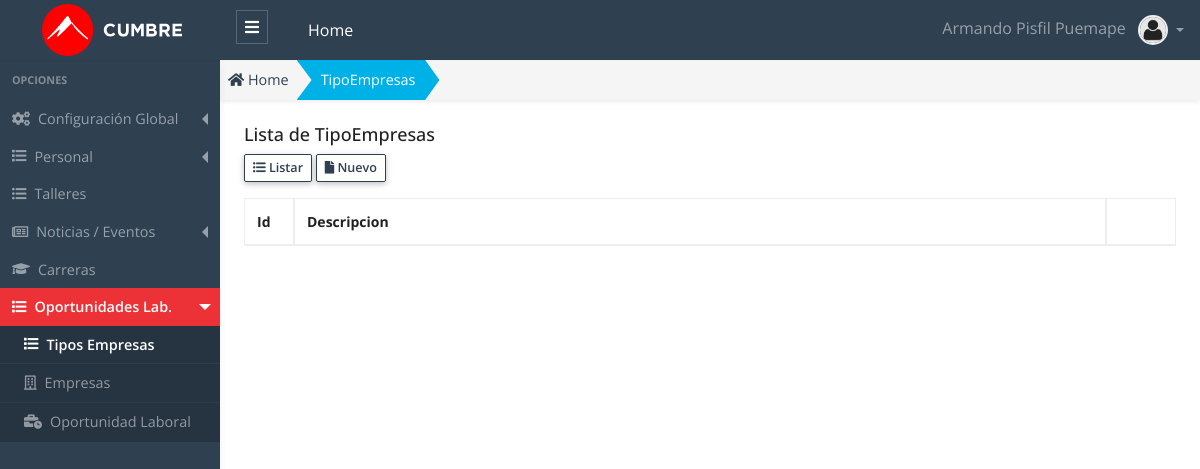
Page /public/admin/tipo-empresa/tipo-empresa.php (signed in) on the earlier database version.
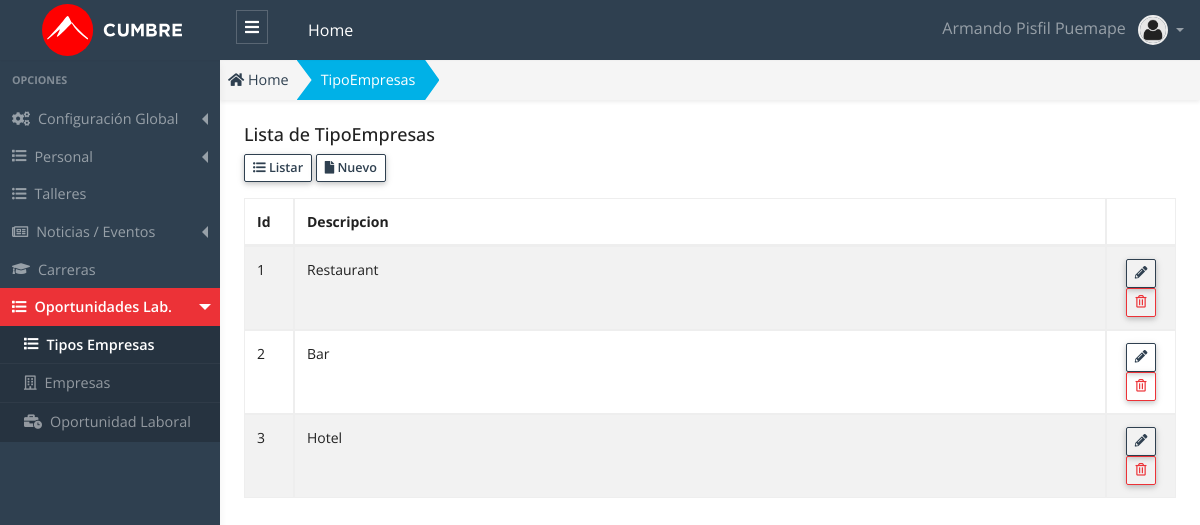
Same page on the later database version.
### tables this page shows
CREATE TABLE `tipo_empresa` (
  `tipo_empresa_id` int(10) unsigned NOT NULL AUTO_INCREMENT,
  `descripcion` varchar(255) NOT NULL,
  `glosa` varchar(255) NOT NULL DEFAULT '',
  `estado` tinyint(4) unsigned DEFAULT '1',
  `created_up` timestamp NULL DEFAULT CURRENT_TIMESTAMP ON UPDATE CURRENT_TIMESTAMP,
  PRIMARY KEY (`tipo_empresa_id`)
);

### public/app/database/Connection.php (called while the page is built, shortened)
<?php
Class Connection
{
  protected $db_host   = 'localhost';
  protected $db_user   = 'root';
  protected $db_pass   = '';
  protected $db_name   = 'escuelac_w_ne16';
  protected $db_port   = '3306';
  protected $db_driver = 'mysql';
  protected $query  = '';
  protected $conn   = null  ;
  private function openConnection()
  {
    $str_conn = $this->db_driver.":host=".$this->db_host.";port=".$this->db_port.";dbname=" .$this->db_name;
    $this->conn = new PDO($str_conn,$this->db_user,$this->db_pass);
    $this->conn->setAttribute(PDO::ATTR_ERRMODE, PDO::ERRMODE_EXCEPTION);
    $this->conn->query("SET NAMES 'utf8'");
    return $this->conn ;
  }
  protected function executeQuery()
  {
    $stm = $this->conn->prepare($this->query);
    $this->status = $stm->execute() ;
    if($this->status)
    {
      $column_count = $stm->columnCount() ;
      if ($column_count > 0)
      {
        $rows  = $stm->fetchAll(PDO::FETCH_ASSOC) ;
      }
    }
  }
}

### public/app/models/TipoEmpresa.php (called while the page is built, shortened)
<?php
class TipoEmpresa extends Connection {
  public function getAll()
  {
    try{
      $this->query = "SELECT * FROM tipo_empresa; ";
      $this->executeQuery();
      $data = $this->rows ;
      return $data;
    }catch(exception $e){
      throw new Exception($e->getMessage());
    }
  }
}

### public/app/controllers/TipoEmpresaController.php (called while the page is built, shortened)
<?php
 class TipoEmpresaController
{
  public function getAll()
  {
    try
    {
      $tipo_empresa  = new TipoEmpresa();
      $data = $tipo_empresa->getAll();
      return $data ;
    }
    catch (Exception $e)
    {
      throw new Exception($e->getMessage());
    }
  }
}

### public/admin/tipo-empresa/tipo-empresa.php (the view, shortened to what the changed rows need)
<?php
    $tipo_empresa_controller = new TipoEmpresaController();
    $data = $tipo_empresa_controller->getAll();
?>
<!DOCTYPE html>
<html lang="es">
<head>
  <?php
    require_once "../layout/head_links.phtml";
  ?>
</head>
<body>
  <div class="app-wrap">
    <main role="main" class="main">
      <div class="container-full p-2 fs-x-14">
        <div class="row">
          <div class="col-12">
            <div class="table-responsive">
            <table id="dataTableList" class="table table-striped table-bordered" style="width:100%">
              <thead>
                <tr>
                  <th width="50">Id </th>
                  <th>Descripcion </th>
                  <th width="70"></th>
                </tr>
              </thead>
              <tbody>
                <?php foreach ($data as &$row) {?>
                  <?php
                    $title_estado   = "";
                    $class_estado   = "";
                    $class_disabled = "";
                    if($row["estado"] == 1)
                    {
                      $title_estado = "Eliminar" ;
                    }
                    else
                    {
                      $title_estado   = "Recuperar" ;
                      $class_estado   = "row-disabled";
                      $class_disabled = "is-disabled";
                    }
                  ?>
                <tr class="<?php echo $class_estado ;?>" >
                  <td> <?php echo $row["tipo_empresa_id"] ?> </td>
                  <td> <?php echo $row["descripcion"] ?> </td>
                  <td class="text-center">
                    <a class="btn btn-outline-primary btn-sm lh-1 btn-table <?php echo $class_disabled ; ?>" href="admin/tipo-empresa/editar.php?id=<?php echo $row["tipo_empresa_id"] ?>" title="Editar">
                    <i class="fas fa-pencil-alt"></i>
                    </a>
                    <button class="btn btn-outline-danger btn-sm lh-1 btn-table" onclick="modalDelete(<?php echo $row["tipo_empresa_id"] ?>, `<?php echo $row['descripcion'] ?>`,`<?php echo $title_estado ?>`,`<?php echo $row['estado'] ?>`);" title="<?php echo $title_estado ;?>">
                    <i class="far fa-trash-alt"></i>
                    </button>
                  </td>
                </tr>
                <?php }?>
              </tbody>
            </table>
            </div>
          </div>
        </div>
      </div>
    </main>
  </div>
  <?php require_once "../layout/datatables.phtml"?>
</body>
</html>

Differences in the rows shown:
added tipo_empresa: tipo_empresa_id "1", descripcion "Restaurant"
added tipo_empresa: tipo_empresa_id "2", descripcion "Bar"
added tipo_empresa: tipo_empresa_id "3", descripcion "Hotel"
